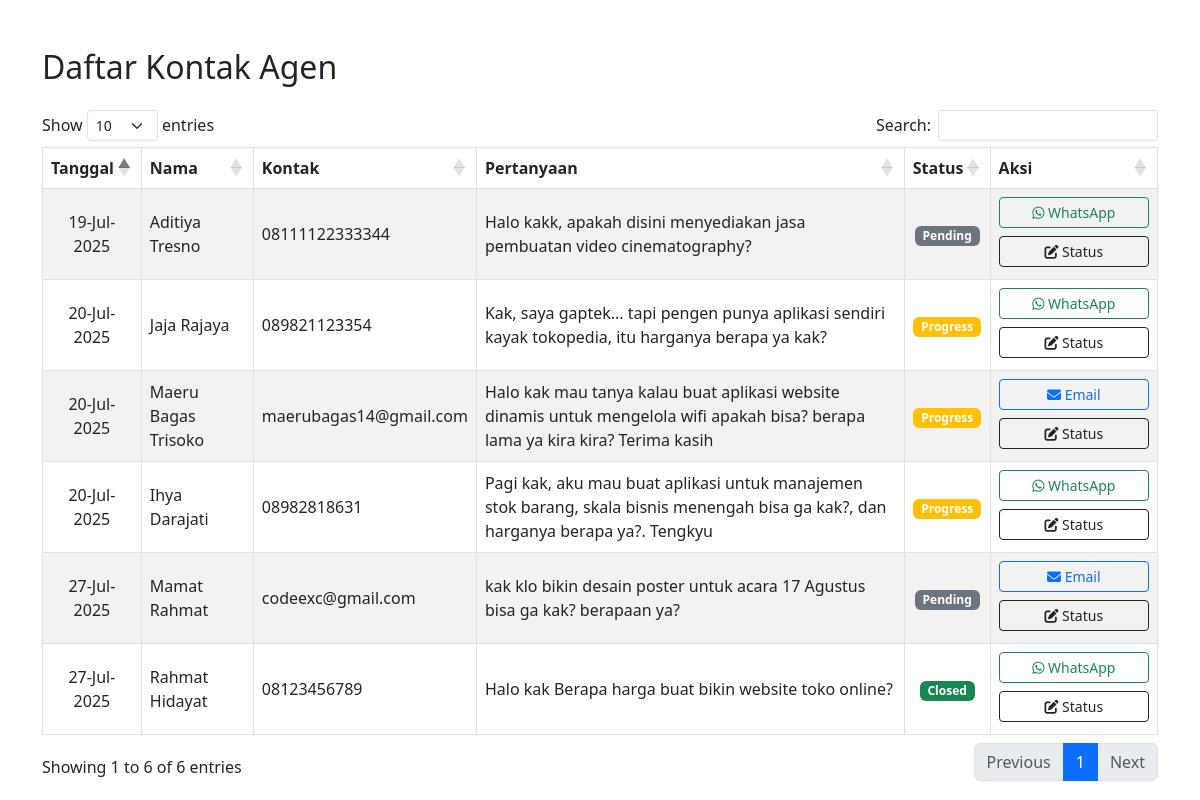
The app's page /admin/pages_admin/chat_agent.php with its own data.
### tables this page shows
CREATE TABLE `kontak_agen` (
  `id` int(11) NOT NULL,
  `nama` varchar(255) NOT NULL,
  `kontak` varchar(255) NOT NULL,
  `pertanyaan` text NOT NULL,
  `created_at` timestamp NOT NULL DEFAULT current_timestamp() ON UPDATE current_timestamp(),
  `status` enum('Pending','Progress','Closed') DEFAULT 'Pending'
);

### admin/pages_admin/chat_agent.php (the view, shortened to what this page needs)
<?php
require 'koneksi.php';
?>
<!DOCTYPE html>
<html lang="id">
<head>
  <link href="https://cdn.jsdelivr.net/npm/bootstrap@5.3.0/dist/css/bootstrap.min.css" rel="stylesheet">
  <link href="https://cdn.datatables.net/1.13.5/css/dataTables.bootstrap5.min.css" rel="stylesheet">
</head>
<body>
<div class="container mt-5">
  <h2 class="mb-4">Daftar Kontak Agen</h2>
  <table id="kontakAgenTable" class="table table-bordered table-striped">
  <thead>
    <tr>
      <th>Tanggal</th>
      <th>Nama</th>
      <th>Kontak</th>
      <th>Pertanyaan</th>
      <th>Status</th>
      <th style="width: 15%;">Aksi</th>
    </tr>
  </thead>
  <tbody>
    <?php
    $result = $conn->query("SELECT * FROM kontak_agen ORDER BY created_at ASC");
    while ($row = $result->fetch_assoc()):
      $kontak = htmlspecialchars($row['kontak']);
      $isEmail = strpos($kontak, '@') !== false;
      $status = $row['status'];
      $badge = $status === 'Pending' ? 'secondary' : ($status === 'Progress' ? 'warning' : 'success');
      $namaUser = htmlspecialchars($row['nama']);
      $pertanyaan = htmlspecialchars($row['pertanyaan']);
      $templatePesan = rawurlencode("Halo kak $namaUser, aku $nama_lengkap dari tim Sampul Kreativ ingin menjawab pertanyaan kakak tentang: '$pertanyaan'.");
      $fu_nama = '-';
      $fu_waktu = '-';
      $id_kontak = $row['id'];
      $sql_fu = "SELECT users.nama, fu_kontak_agen.created_at
                  FROM fu_kontak_agen
                  JOIN users ON users.id = fu_kontak_agen.id_users
                  WHERE fu_kontak_agen.id_kontak_agen = $id_kontak
                  LIMIT 1";
      $res_fu = mysqli_query($conn, $sql_fu);
      if ($res_fu && mysqli_num_rows($res_fu) > 0) {
          $data_fu = mysqli_fetch_assoc($res_fu);
          $fu_nama = $data_fu['nama'];
          $fu_waktu = date('d M Y H:i', strtotime($data_fu['created_at']));
      }
      $aksi = $isEmail
        ? "<a href='mailto:$kontak?subject=Response dari SampulKreativ&body=Halo kak $namaUser, aku $nama_lengkap dari tim Sampul Kreativ ingin menjawab pertanyaan kakak tentang: $pertanyaan.' class='btn btn-sm btn-outline-primary'><i class='fas fa-envelope'></i> Email</a>"
        : "<a href='https://wa.me/" . preg_replace('/^0/', '62', $kontak) . "?text=$templatePesan' target='_blank' class='btn btn-sm btn-outline-success'><i class='fab fa-whatsapp'></i> WhatsApp</a>";
      $aksi .= " <button class='btn btn-sm btn-outline-dark'
                    data-bs-toggle='modal'
                    data-bs-target='#statusModal'
                    data-id='{$row['id']}'
                    data-status='{$status}'
                    data-fu='{$fu_nama}'
                    data-waktu='{$fu_waktu}'>
                    <i class='fas fa-edit'></i> Status</button>";
    ?>
    <tr>
      <td class="text-center align-middle"><?= date('d-M-Y', strtotime($row['created_at'])) ?></td>
      <td class="align-middle"><?= $namaUser ?></td>
      <td class="align-middle"><?= $kontak ?></td>
      <td class="align-middle"><?= $pertanyaan ?></td>
      <td class="text-center align-middle"><span class="badge bg-<?= $badge ?>"><?= $status ?></span></td>
      <td class="text-center align-middle">
        <div class="d-grid gap-1">
          <?= $aksi ?>
        </div>
      </td>
    </tr>
    <?php endwhile; ?>
  </tbody>
</table>
</div>
</body>
</html>

### admin/pages_admin/chat_agent.php (style rules this page uses)
.d-grid .btn { width: 100%; margin-bottom: 4px; }

### records on screen
kontak_agen: created_at "19-Jul-2025", nama "Aditiya Tresno", kontak "08111122333344", pertanyaan "Halo kakk, apakah disini menyediakan jasa pembuatan video cinematography?", status "Pending"
kontak_agen: created_at "20-Jul-2025", nama "Jaja Rajaya", kontak "089821123354", pertanyaan "Kak, saya gaptek... tapi pengen punya aplikasi sendiri kayak tokopedia, itu harganya berapa ya kak?", status "Progress"
kontak_agen: created_at "20-Jul-2025", nama "Maeru Bagas Trisoko", kontak "maerubagas14@gmail.com", pertanyaan "Halo kak mau tanya kalau buat aplikasi website dinamis untuk mengelola wifi apakah bisa? berapa lama ya kira kira? Terima kasih", status "Progress"
kontak_agen: created_at "20-Jul-2025", nama "Ihya Darajati", kontak "08982818631", pertanyaan "Pagi kak, aku mau buat aplikasi untuk manajemen stok barang, skala bisnis menengah bisa ga kak?, dan harganya berapa ya?. Tengkyu", status "Progress"
kontak_agen: created_at "27-Jul-2025", nama "Mamat Rahmat", kontak "codeexc@gmail.com", pertanyaan "kak klo bikin desain poster untuk acara 17 Agustus bisa ga kak? berapaan ya?", status "Pending"
kontak_agen: created_at "27-Jul-2025", nama "Rahmat Hidayat", kontak "08123456789", pertanyaan "Halo kak Berapa harga buat bikin website toko online?", status "Closed"
